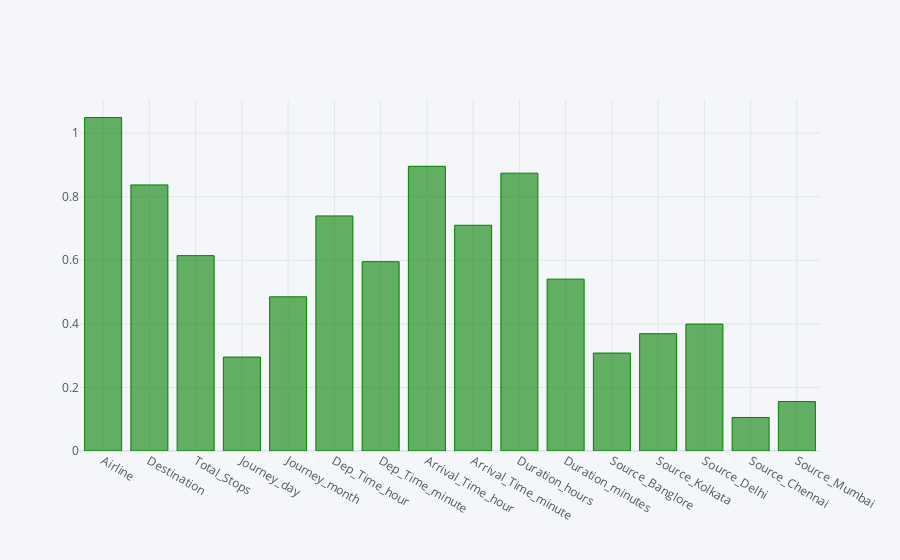

The cell this chart's notebook holds for it:
### Code cell
imp_data.iplot(kind='bar',colors='green')

### Figure 1 — Plotly figure (JSON) as saved in the notebook; plotly's stock layout.template omitted (floating-point values rounded to 4 significant figures)
{"data": [{"marker": {"color": "rgba(0, 128, 0, 0.6)", "line": {"color": "rgba(0, 128, 0, 1.0)", "width": 1}}, "name": "Importance_features", "orientation": "v", "text": "", "type": "bar", "x": ["Airline", "Destination", "Total_Stops", "Journey_day", "Journey_month", "Dep_Time_hour", "Dep_Time_minute", "Arrival_Time_hour", "Arrival_Time_minute", "Duration_hours", "Duration_minutes", "Source_Banglore", "Source_Kolkata", "Source_Delhi", "Source_Chennai", "Source_Mumbai"], "y": [1.049, 0.8371, 0.6146, 0.2955, 0.4851, 0.7396, 0.5956, 0.8957, 0.7103, 0.8741, 0.5407, 0.3082, 0.369, 0.3993, 0.1055, 0.1555]}], "layout": {"autosize": true, "legend": {"bgcolor": "#F5F6F9", "font": {"color": "#4D5663"}}, "paper_bgcolor": "#F5F6F9", "plot_bgcolor": "#F5F6F9", "title": {"font": {"color": "#4D5663"}}, "xaxis": {"autorange": true, "gridcolor": "#E1E5ED", "range": [-0.5, 15.5], "showgrid": true, "tickfont": {"color": "#4D5663"}, "title": {"font": {"color": "#4D5663"}, "text": ""}, "type": "category", "zerolinecolor": "#E1E5ED"}, "yaxis": {"autorange": true, "gridcolor": "#E1E5ED", "range": [0, 1.104], "showgrid": true, "tickfont": {"color": "#4D5663"}, "title": {"font": {"color": "#4D5663"}, "text": ""}, "type": "linear", "zerolinecolor": "#E1E5ED"}}}
